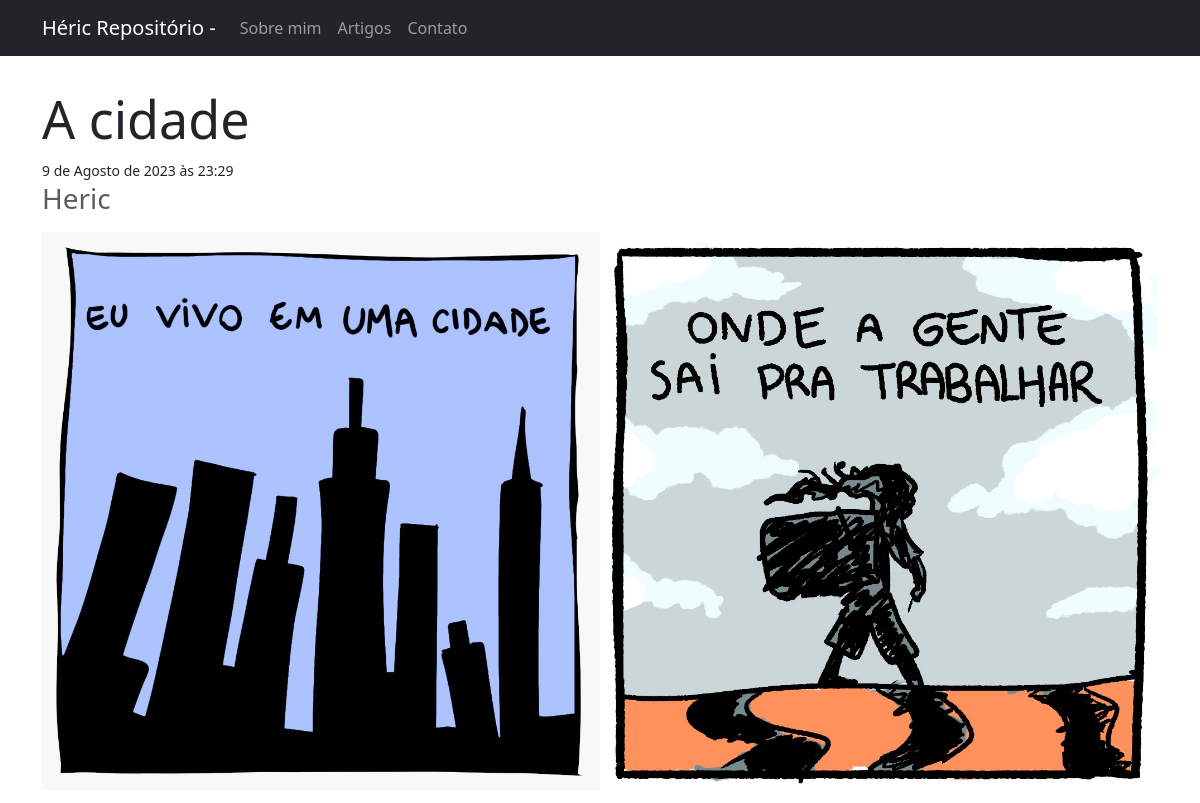
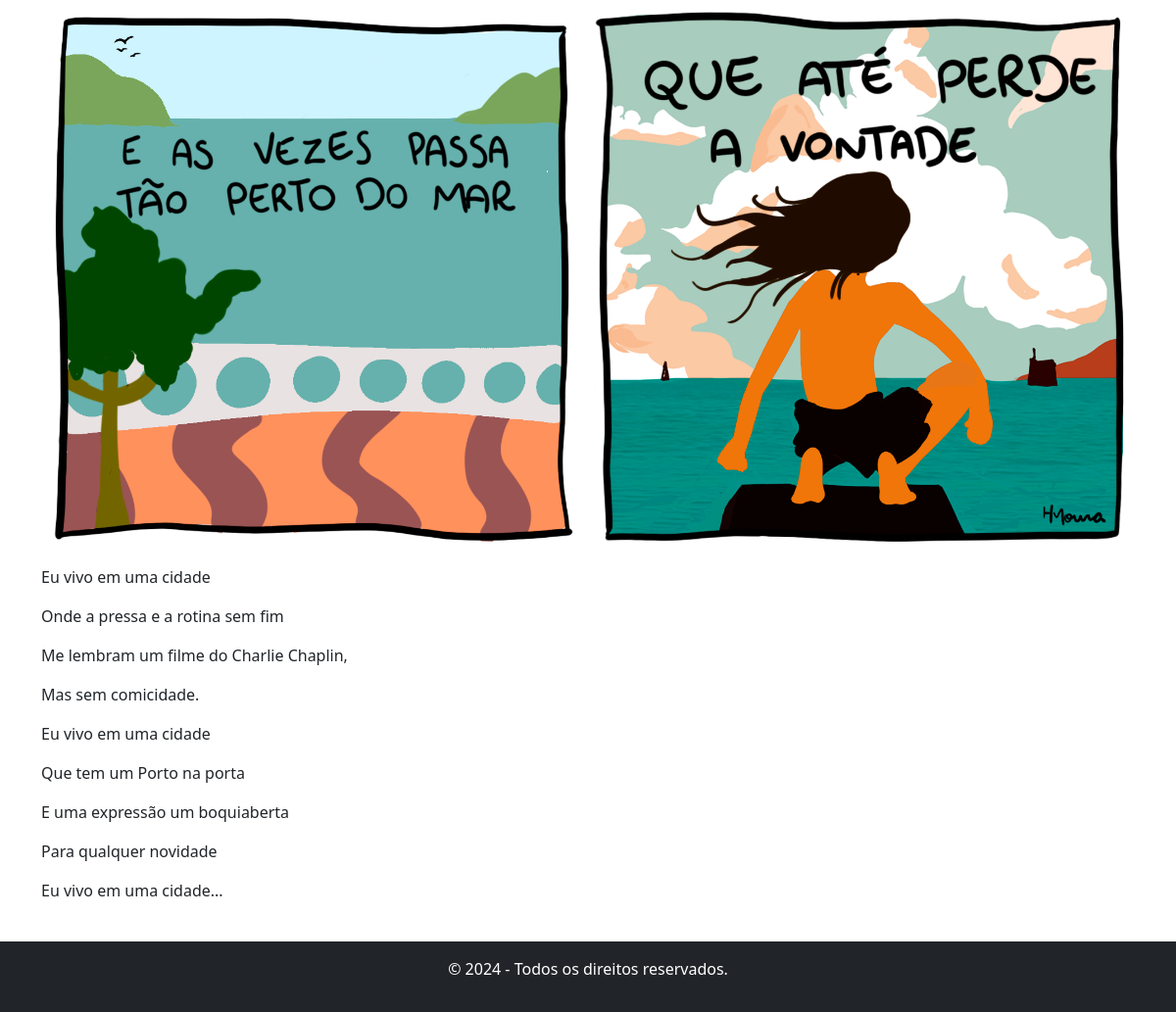
/1/, run on the app's committed database (2 pictures, top to bottom).
### poems/models.py (models this page shows, shortened)
class Poema(models.Model):
    titulo = models.CharField(max_length=200)
    autor = models.CharField(max_length=100)
    exceto = models.TextField(null=True, blank=True)
    conteudo = models.TextField()
    image = models.ImageField(upload_to='', null=True, blank=True)
    data_publicacao = models.DateTimeField(auto_now_add=True)

### poems/views.py (the view)
# urls.py: path('<int:pk>/', views.poema_detalhe, name='poema_detalhe'),
def poema_detalhe(request, pk):
    poema = get_object_or_404(Poema, id=pk)
    context = {'poem': poema, 'title': poema.titulo}
    return render(request, 'poema_detalhe.html', context)

### poemsproject/templates/poema_detalhe.html (shortened to what this page needs)
{% extends 'base.html' %}
{% block conteudo %}
      <div class="container">
        <h9 class="card-title">{{ poem.titulo }}</h9>
        <br>
        <small class="data">{{ poem.data_publicacao }}</small>
        <h3 class="card-subtitle mb-2 text-muted">{{ poem.autor }}</h3>
        <p>{{ poem.conteudo | safe }}</p>
      </div>
{% endblock conteudo %}

### poemsproject/templates/poema_detalhe.html (style rules this page uses)
h9 { font-size: 52px; text-align: center; margin-top: 30px; }

### data on the page
Poema: titulo "A cidade", data_publicacao "9 de Agosto de 2023 às 23:29", autor "Heric", conteudo (picture), conteudo "Eu vivo em uma cidade Onde a pressa e a rotina sem fim Me lembram um filme do Charlie Chaplin, Mas sem comicidade. Eu vivo em uma cidade Que tem um Porto na porta E uma expressão um boquiaberta Para qualquer novidade Eu vivo em uma cidade..."
